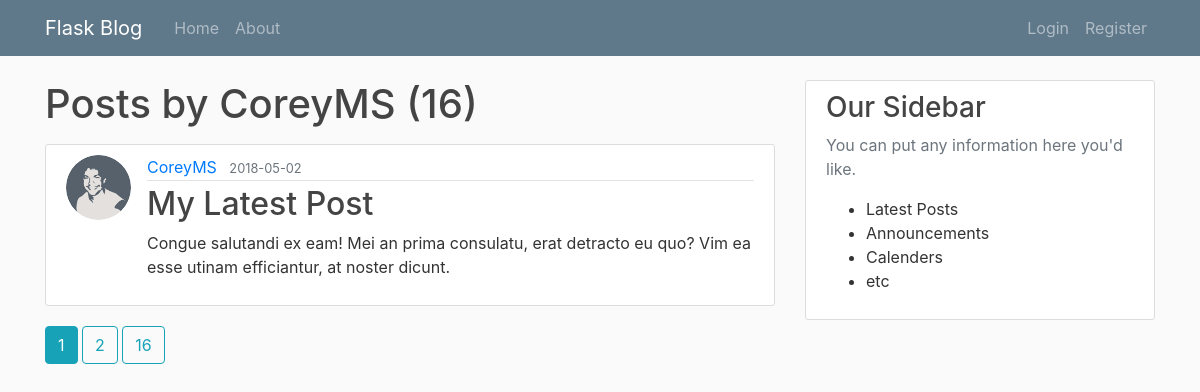
The app's page /user/CoreyMS with its own data.
### flaskblog/models.py (models this page shows, shortened)
class User(db.Model, UserMixin):
    id = db.Column(db.Integer, primary_key=True)
    username = db.Column(db.String(20), unique=True, nullable=False)
    email = db.Column(db.String(120), unique=True, nullable=False)
    image_file = db.Column(db.String(20), nullable=False, default='default.jpg')
    password = db.Column(db.String(60), nullable=False)
    posts = db.relationship('Post', backref='author', lazy=True)

class Post(db.Model):
    id = db.Column(db.Integer, primary_key=True)
    title = db.Column(db.String(100), nullable=False)
    date_posted = db.Column(db.DateTime, nullable=False, default=datetime.utcnow)
    content = db.Column(db.Text, nullable=False)
    user_id = db.Column(db.Integer, db.ForeignKey('user.id'), nullable=False)

### flaskblog/users/routes.py (the view)
@users.route('/user/<string:username>')
def user_posts(username):
    page = request.args.get('page', 1, type=int)
    user = User.query.filter_by(username=username).first_or_404()
    posts = Post.query.filter_by(author=user)\
        .order_by(Post.date_posted.desc())\
        .paginate(page=page, per_page=1)
    return render_template('user_post.html', posts=posts, user=user)

### flaskblog/templates/user_post.html (shortened to what this page needs)
{% extends "layout.html" %}
{% block content %}
    <h1 class="mb-3">Posts by {{ user.username }} ({{ posts.total }})</h1>
{% for post in posts.items %}
<article class="media content-section">
    <img class="rounded-circle article-img"
        src="{{ url_for('static', filename='profile_pics/' + post.author.image_file) }}">
    <div class="media-body">
        <div class="article-metadata">
            <a class="mr-2" href="{{ url_for('users.user_posts', username=post.author.username)}}">{{ post.author.username }}</a>
            <small class="text-muted">{{ post.date_posted.strftime('%Y-%m-%d') }}</small>
        </div>
        <h2><a class="article-title" href="{{ url_for('posts.post', post_id=post.id) }}">{{ post.title }}</a></h2>
        <p class="article-content">{{ post.content }}</p>
    </div>
</article>
{% endfor %}
{% for page_num in posts.iter_pages(left_edge=1, right_edge=1, left_current=1, right_current=2) %}
{% if page_num %}
{% if posts.page == page_num %}
                <a class="btn btn-info mb-4"
                    href="{{ url_for('users.user_posts', username=user.username, page=page_num) }}">{{ page_num }}</a>
{% else %}
                <a class="btn btn-outline-info mb-4"
                    href="{{ url_for('users.user_posts', username=user.username, page=page_num) }}">{{ page_num }}</a>
{% endif %}
{% endif %}
{% endfor %}
{% endblock content %}

### flaskblog/static/main.css (style rules this page uses)
body { background: #fafafa; color: #333333; margin-top: 5rem; }
h1, h2, h3, h4, h5, h6 { color: #444444; }
.content-section { background: #ffffff; padding: 10px 20px; border: 1px solid #dddddd; border-radius: 3px; margin-bottom: 20px; }
.article-title { color: #444444; }
.article-content { white-space: pre-line; }
.article-img { height: 65px; width: 65px; margin-right: 16px; }
.article-metadata { padding-bottom: 1px; margin-bottom: 4px; border-bottom: 1px solid #e3e3e3 }

### records on screen
User: username "CoreyMS"
Post: image_file (picture), author.username "CoreyMS", date_posted "2018-05-02", title "My Latest Post", content "Congue salutandi ex eam! Mei an prima consulatu, erat detracto eu quo? Vim ea esse utinam efficiantur, at noster dicunt."

### other values on screen
{{ posts.total }} "16"
{{ page_num }} "1"
{{ page_num }} "2" "16"
